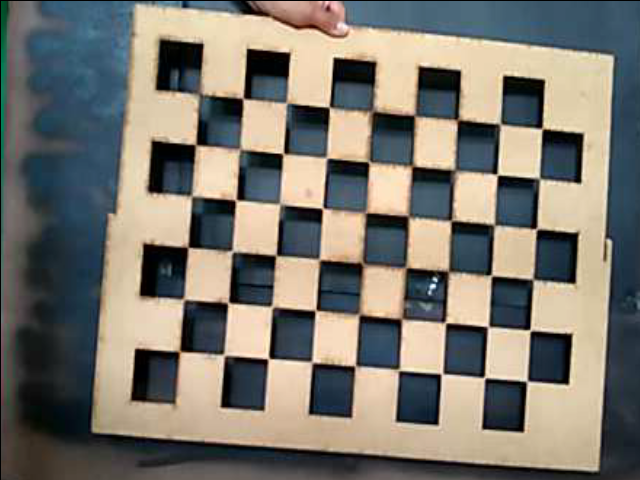
#> input picture src/test/errorProyeccionNuevaCam/images/thermal/image43.png, 640 x 480 px
$ python thermal2depth.py
#> lines starting #> are read from the running program, lines starting #| are printed output that depends on the picture; after the words box and inside, x2 and y2 are one past the last pixel; in counts of white or black regions, pixels touching at a corner belong together
#> in viewImages, image is the input picture: shape (480, 640, 3); mean B, G, R 111.3, 120, 123.8
import glob
import matplotlib.pyplot as plt
import numpy as np
import cv2
import os

def emulatedThermalImage(frame):
    frame = cv2.cvtColor(frame, cv2.COLOR_RGB2GRAY)
    frame = abs(255 - frame)
    frame = cv2.cvtColor(frame, cv2.COLOR_GRAY2RGB)
    return frame

def thermalToDepthImage(thermalImage):
    homographyThermalToRgb = np.array([
        [0.7402546641601684, -0.012460486372473198, 47.70461031588572],
        [0.019926646975580414, 0.604406915907843, 98.1984254265369],
        [5.5850994711816295e-05, -2.0667286302057624e-05, 1.0]
    ])
    homographyRgbToDepth = np.array([
        [1.1264347327871989, -0.020191966907453385, -22.833704680474998],
        [0.012794018479444707, 1.0970015658849894, -37.00759031921894],
        [5.961239148951807e-05, -5.700641962301782e-05, 1.0]
    ])

    imageDst = cv2.warpPerspective(thermalImage,
                                   homographyThermalToRgb, thermalImage.shape[::-1][1:3])
    imageDst = cv2.warpPerspective(imageDst,
                                   homographyRgbToDepth, imageDst.shape[::-1][1:3])
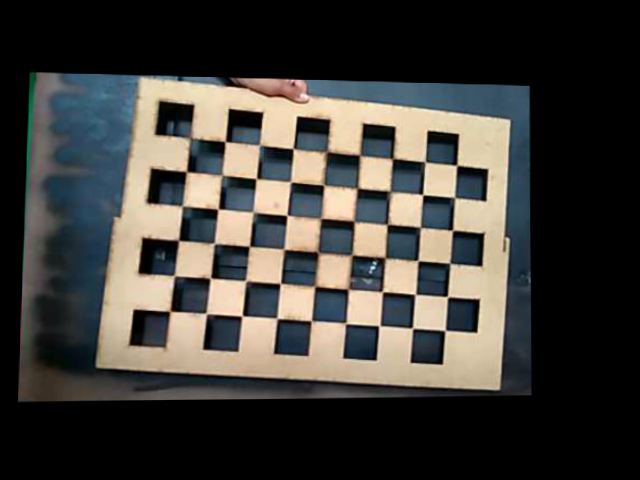
#> imageDst: shape (480, 640, 3); mean B, G, R 58.5, 63, 65
    return imageDst

# [87 lines left out: functions findChessCorners, startFindCorners, getError, getResult, not called in this run]

def setMaxUmbral(imageToAnalyzer, maxUmbral):
    """
    docstring
    """
#> called with maxUmbral = 255
    image = cv2.cvtColor(imageToAnalyzer, cv2.COLOR_RGB2GRAY)
    res, mask = cv2.threshold(image, maxUmbral, 255, cv2.THRESH_BINARY_INV)
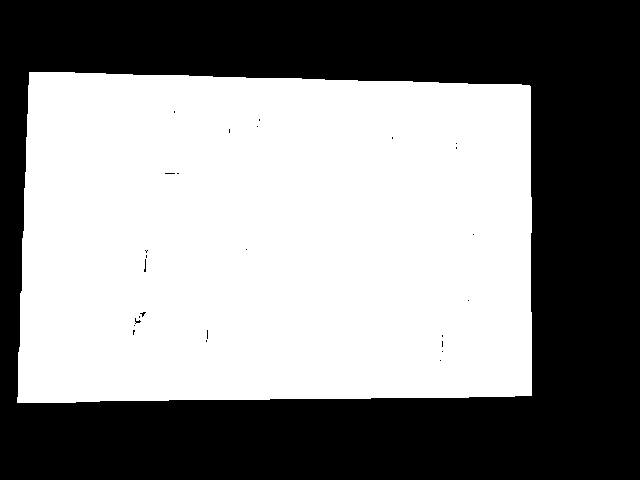
#> mask: shape (480, 640); 53.2% white; 27 black regions (26 under 20 px), largest, box (x1, y1, x2, y2) and area: (0, 0, 640, 480) 143789
#> res = 254
    FalseColorImage = cv2.applyColorMap(image, cv2.COLORMAP_MAGMA)
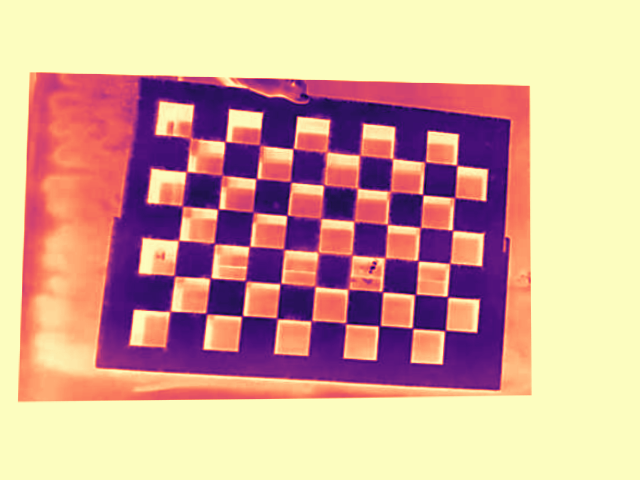
#> FalseColorImage: shape (480, 640, 3); mean B, G, R 150.9, 167.2, 210.5
    falseColor = cv2.bitwise_or(
        FalseColorImage, FalseColorImage, mask=mask)
    return falseColor

def viewImages():
    image = cv2.imread('images/thermal/image43.png')
    newImage = thermalToDepthImage(image)
    newImage = emulatedThermalImage(newImage)
    newImage = setMaxUmbral(newImage, 254.99)
    depthImage = cv2.imread('images/depth/image43.png')
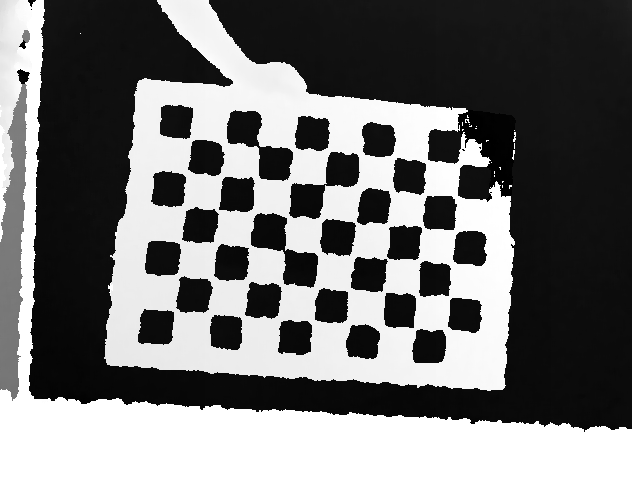
#> input picture src/test/errorProyeccionNuevaCam/images/depth/image43.png, 640 x 480 px
#> depthImage is the input picture: shape (480, 640, 3); min 0, max 255, mean 116.3
    fusionImage = cv2.addWeighted(
        newImage, 100 / 100, depthImage, 40 / 100, 0)
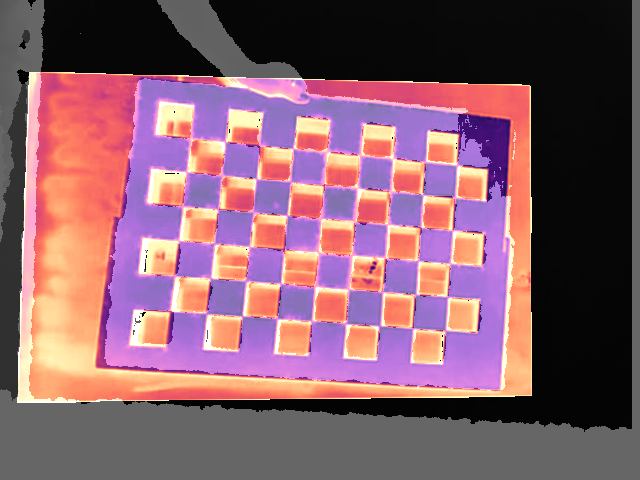
#> fusionImage: shape (480, 640, 3); mean B, G, R 107.8, 94.5, 135.1
    thermalImage = emulatedThermalImage(image)
#> in emulatedThermalImage (call 2), `frame = abs(255 - frame)`:
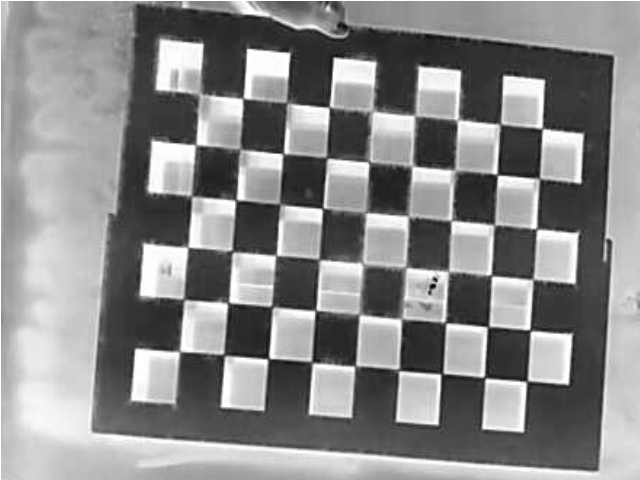
#> frame: shape (480, 640); min 2, max 255, mean 137.2
    thermalImage = cv2.applyColorMap(thermalImage, cv2.COLORMAP_MAGMA)
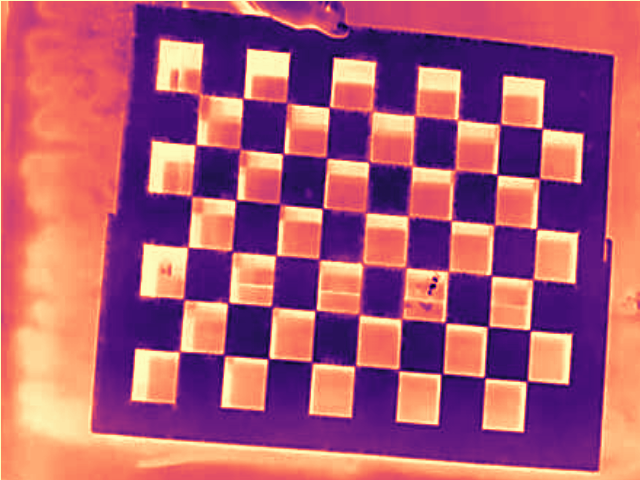
#> thermalImage: shape (480, 640, 3); mean B, G, R 115.6, 90.7, 171.8
    cv2.imshow('thermalImage', thermalImage)
    cv2.imshow('depthImage', depthImage)
    cv2.imshow('fusionImage', fusionImage)

    cv2.waitKey(0)


if __name__ == "__main__":
    viewImages()
    # [16 lines of commented-out code are left out]
